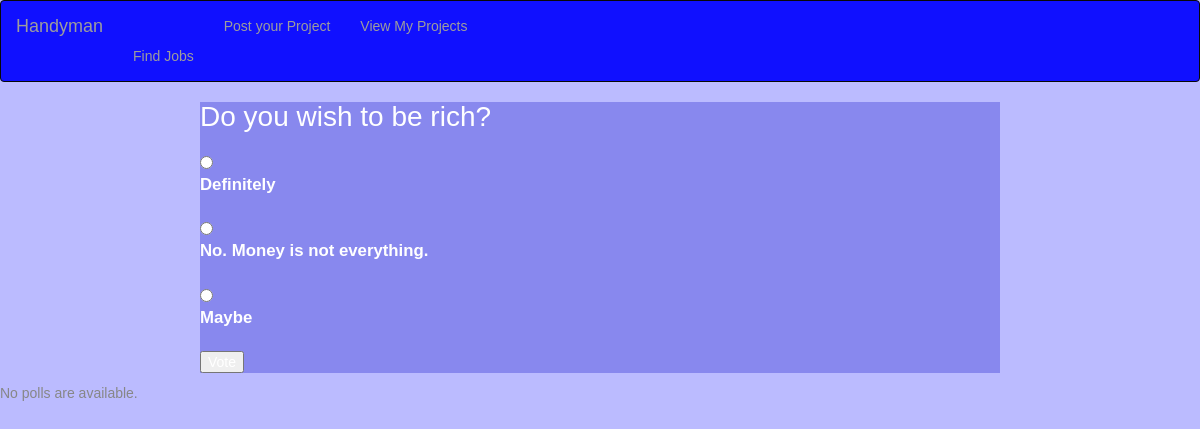
Page /polls/3/ on the committed database.
### polls/models.py (models this page shows, shortened)
class Question(models.Model):
	question_text=models.CharField(max_length=200)
	pub_date=models.DateTimeField('Date published')

class Choice(models.Model):
	question=models.ForeignKey(Question)
	choice_text=models.CharField(max_length=200)
	votes=models.IntegerField(default=0)

### polls/views.py (the view)
# urls.py: url(r'^(?P<pk>[0-9]+)/$', views.DetailView.as_view(), name='detail'),
class DetailView(generic.DetailView):
    model = Question
    template_name = 'polls/detail.html'

### polls/templates/polls/detail.html (shortened to what this page needs)
{%	extends	"polls/index.html"	%}
{% load staticfiles %}
{% block navbar %}
<nav class="navbar navbar-inverse" style="text-align:center;background-color:#1010ff">
  <div class="container-fluid" style="text-align:center;">
    <div class="navbar-header">
      <a class="navbar-brand"	href="{% url "polls:index" %}">Handyman<a/>
    </div>
    <div class="collapse navbar-collapse" id="myNavbar">
      <ul class="nav navbar-nav">
        <li><a href="#">Find Jobs</a></li>
        <li><a href="#">Post your Project</a></li>
        <li><a href="#">View My Projects</a></li>
      </ul>
    </div>
  </div>
</nav>
{% endblock %}
{% block content %}
<div style="margin: 0 auto; background-color:#8888ee; width:800px;color:ffffff">
<h1>{{ question.question_text }}</h1>
<form action="{% url 'polls:vote' question.id %}" method="post">
{% for choice in question.choice_set.all %}
    <input type="radio" name="choice" id="choice{{ forloop.counter }}" value="{{ choice.id }}" />
    <label for="choice{{ forloop.counter }}">{{ choice.choice_text }}</label><br />
{% endfor %}
<input type="submit" value="Vote" />
</form>
</div>
{% endblock %}

### polls/static/polls/style.css (style rules this page uses)
li a { color: gray; }

### polls/static/polls/css/main.css (style rules this page uses)
form label { font-size: 1.2em; font-weight: bold; display: block; padding: 10px 0; }

### rows in the picture
Question: question_text "Do you wish to be rich?"
Choice: choice_text "Definitely"
Choice: choice_text "No. Money is not everything."
Choice: choice_text "Maybe"
